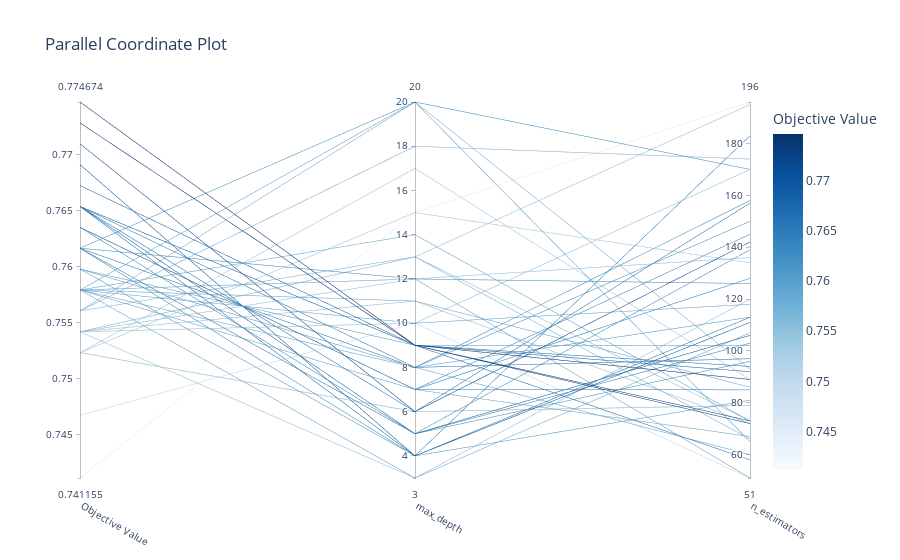

Notebook code cell kept with this figure:
### Code cell
# 2. Parallel coordinate plot
plot_parallel_coordinate(study).show()
